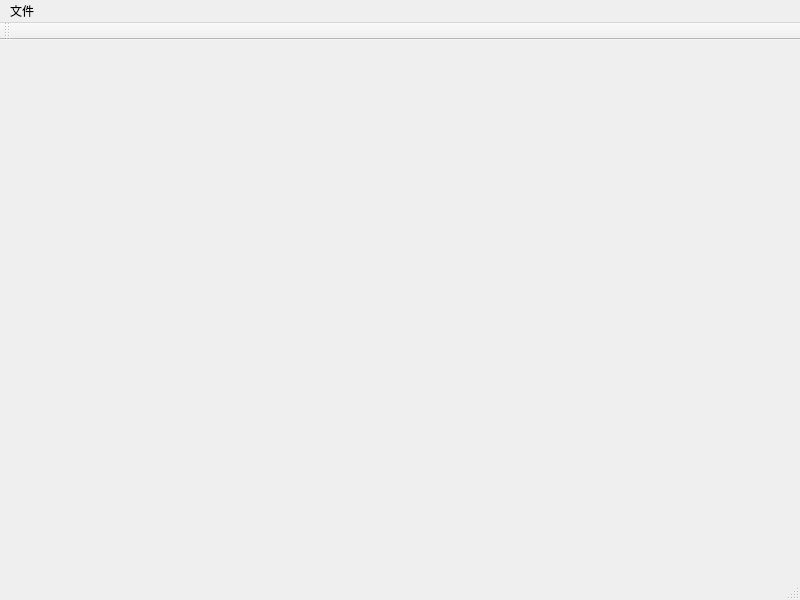
<?xml version="1.0" encoding="UTF-8"?>
<ui version="4.0">
 <class>StoreSystemClass</class>
 <widget class="QMainWindow" name="StoreSystemClass">
  <property name="geometry">
   <rect>
    <x>0</x>
    <y>0</y>
    <width>800</width>
    <height>600</height>
   </rect>
  </property>
  <property name="windowTitle">
   <string>StoreSystem</string>
  </property>
  <widget class="QWidget" name="centralWidget"/>
  <widget class="QMenuBar" name="menuBar">
   <property name="geometry">
    <rect>
     <x>0</x>
     <y>0</y>
     <width>800</width>
     <height>21</height>
    </rect>
   </property>
   <widget class="QMenu" name="menu">
    <property name="title">
     <string>文件</string>
    </property>
    <addaction name="action"/>
   </widget>
   <addaction name="menu"/>
  </widget>
  <widget class="QToolBar" name="mainToolBar">
   <attribute name="toolBarArea">
    <enum>TopToolBarArea</enum>
   </attribute>
   <attribute name="toolBarBreak">
    <bool>false</bool>
   </attribute>
  </widget>
  <widget class="QStatusBar" name="statusBar"/>
  <action name="action">
   <property name="text">
    <string>关闭</string>
   </property>
  </action>
 </widget>
 <layoutdefault spacing="6" margin="11"/>
 <resources>
  <include location="StoreSystem.qrc"/>
 </resources>
 <connections/>
</ui>
